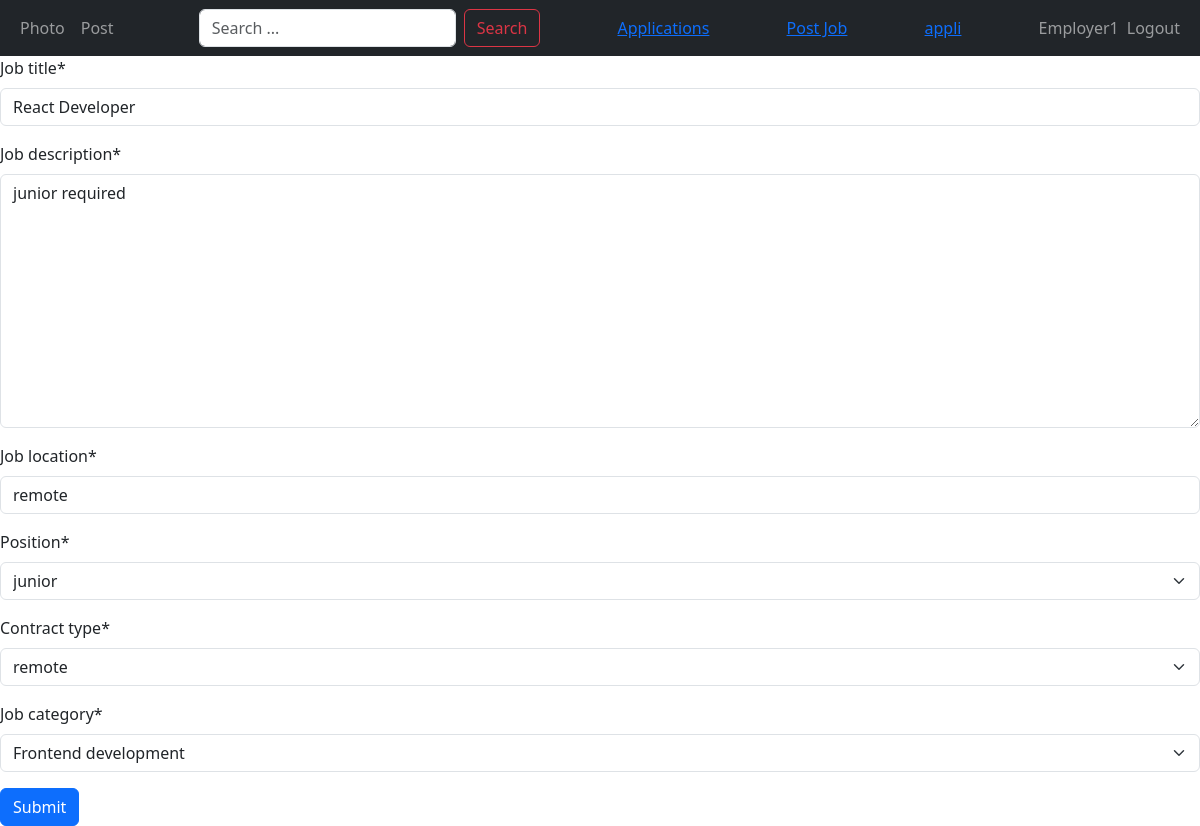
The app's page /job_creation_edit/2 (signed in), older data.
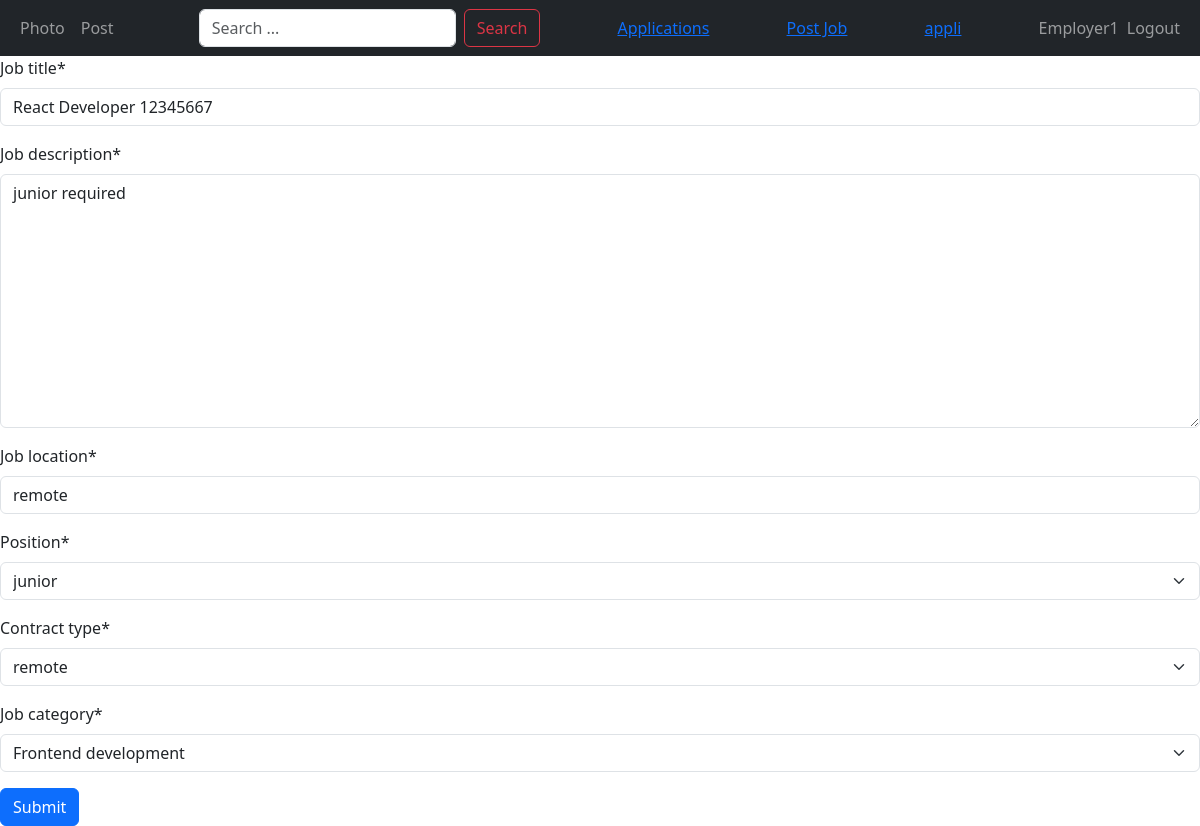
The same page, newer data.
### job/models.py (models this page shows, shortened)
class Job(models.Model):
    positions = (
        ("junior", "junior"),
        ("intermediate", "intermediate"),
        ("senior", "senior"),
        ("expart", "expart"),
    )
    contaract_types = (
        ("remote", "remote"),
        ("part-time", "part-time"),
        ("full-time", "full-time"),
        ("negotiations", "negotiations"),
    )
    employer = models.ForeignKey(
        Employer, on_delete=models.CASCADE, related_name="jobs"
    )
    job_category = models.ForeignKey(
        Category,
        related_name="jobs",
        on_delete=models.CASCADE,
    )
    job_title = models.CharField(
        max_length=200,
    )
    slug = models.CharField(max_length=200, null=True)
    job_location = models.CharField(max_length=200)
    contract_type = models.CharField(max_length=200, choices=contaract_types)
    position = models.CharField(max_length=200, choices=positions)
    job_description = models.TextField()
    created_at = models.DateTimeField(
        auto_now_add=True,
        null=True,
    )
    updated_at = models.DateTimeField(auto_now=True, null=True)

### job/views.py (the view)
# urls.py: path('job_creation_edit/<int:id>',
def job_creation_edit(request, id):
    job = Job.objects.filter(employer=request.user).get(id=id)
    if request.method == "POST":
        form = JobCreationForm(request.POST, request.FILES, instance=job)
        if form.is_valid():
            form.save()
            return redirect('/')
    else:
        form = JobCreationForm(instance=job)
    return render(request, "job/job_creation_edit.html", {'form': form})

### job/forms.py
class JobCreationForm(forms.ModelForm):
    class Meta:
        model = Job
        fields = [
            "job_title",
            "job_description",
            "job_location",
            "position",
            "contract_type",
            "job_category",
        ]

### job/models.py (called while the page is built)
    def __str__(self) -> str:
        return self.title

### templates/job/job_creation_edit.html
{% extends "core/base.html" %} {% block title%}Login{% endblock %}
{% load crispy_forms_tags %}
{% block content %}
<form action="" method="post">
  {% csrf_token %} {{form| crispy}}
  <input type="submit" name="submit" class="btn btn-primary" />
</form>
{% endblock %}

Row changes from the older to the newer data that the page shows:
changed Job "junior required": job_title "React Developer" → "React Developer 12345667"
